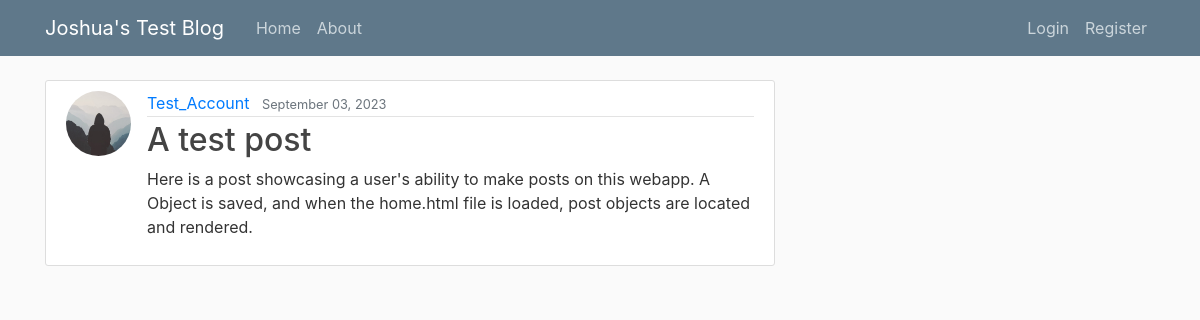
The app's page /post/18/ with its own data.
### blog/models.py (models this page shows, shortened)
class Post(models.Model):
    title = models.CharField(max_length=100)
    content = models.TextField()
    date_posted = models.DateTimeField(default=timezone.now)
    author = models.ForeignKey(User,on_delete=models.CASCADE)

### users/models.py (models this page shows, shortened)
class Profile(models.Model):
    user = models.OneToOneField(User,on_delete=models.CASCADE)
    image = models.ImageField(default="default.jpg",upload_to="profile_pics")

### blog/views.py (the view)
# urls.py: path("post/<int:pk>/",PostDetailView.as_view(),name="post-detail"),
class PostDetailView(DetailView):
    model = Post

### blog/templates/blog/post_detail.html (shortened to what this page needs)
{% extends "blog/base.html" %}
{% block content %}
  <article class="media content-section">
    <img class="rounded-circle article-img" src="{{ object.author.profile.image.url }}">
    <div class="media-body">
      <div class="article-metadata">
        <a class="mr-2" href="{% url 'user-posts' object.author.username %}">{{ object.author }}</a>
        <small class="text-muted">{{ object.date_posted|date:"F d, Y" }}</small>
      </div>
      <h2 class="article-title">{{ object.title }}</h2>
      <p class="article-content">{{ object.content }}</p>
    </div>
  </article>
{% endblock content %}

### blog/templates/blog/base.html (shortened to what this page needs)
{%load static%}
<!DOCTYPE html>
<html>
<head>
    <link rel="stylesheet" href="https://cdn.jsdelivr.net/npm/bootstrap@4.0.0/dist/css/bootstrap.min.css">
    <link rel="stylesheet" type="text/css" href="{%static 'blog/main.css'%}">
<body>
    <header class="site-header">
        <nav class="navbar navbar-expand-md navbar-dark bg-steel fixed-top">
          <div class="container">
            <a class="navbar-brand mr-4" href="{% url 'blog-home' %}">Joshua's Test Blog</a>
            <div class="collapse navbar-collapse" id="navbarToggle">
              <div class="navbar-nav mr-auto">
                <a class="nav-item nav-link" href="{% url 'blog-home' %}">Home</a>
                <a class="nav-item nav-link" href="{% url 'blog-about' %}">About</a>
              </div>
              <div class="navbar-nav">
                {% if user.is_authenticated %}
                <a class="nav-item nav-link" href="{% url 'post-create' %}">New Post</a>
                <a class="nav-item nav-link" href="{% url 'profile' %}">Profile</a>
                <a class="nav-item nav-link" href="{% url 'logout' %}">Logout</a>
                {% else %}
                  <a class="nav-item nav-link" href="{% url 'login' %}">Login</a>
                  <a class="nav-item nav-link" href="{% url 'register' %}">Register</a>
                {% endif %}
              </div>
            </div>
          </div>
        </nav>
      </header>
      <main role="main" class="container">
        <div class="row">
          <div class="col-md-8">
            {% block content %}{% endblock %}
          </div>
          <div class="col-md-4">
          </div>
        </div>
      </main>
  </body>
</body>
</html>

### blog/static/blog/main.css (style rules this page uses)
body { background: #fafafa; color: #333333; margin-top: 5rem; }
h1, h2, h3, h4, h5, h6 { color: #444444; }
.bg-steel { background-color: #5f788a; }
.site-header .navbar-nav .nav-link { color: #cbd5db; }
.content-section { background: #ffffff; padding: 10px 20px; border: 1px solid #dddddd; border-radius: 3px; margin-bottom: 20px; }
.article-title { color: #444444; }
.article-content { white-space: pre-line; }
.article-img { height: 65px; width: 65px; margin-right: 16px; }
.article-metadata { padding-bottom: 1px; margin-bottom: 4px; border-bottom: 1px solid #e3e3e3 }

### records on screen
Post: author.profile.image (placeholder picture), author "Test_Account", date_posted "September 03, 2023", title "A test post", content "Here is a post showcasing a user's ability to make posts on this webapp. A Object is saved, and when the home.html file is loaded, post objects are located and rendered."
